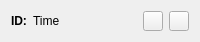
<?xml version="1.0" encoding="UTF-8"?>
<ui version="4.0">
 <class>ResultWidget</class>
 <widget class="QWidget" name="ResultWidget">
  <property name="geometry">
   <rect>
    <x>0</x>
    <y>0</y>
    <width>200</width>
    <height>38</height>
   </rect>
  </property>
  <property name="sizePolicy">
   <sizepolicy hsizetype="Preferred" vsizetype="Maximum">
    <horstretch>0</horstretch>
    <verstretch>0</verstretch>
   </sizepolicy>
  </property>
  <property name="windowTitle">
   <string>Form</string>
  </property>
  <layout class="QHBoxLayout" name="horizontalLayout_2">
   <item>
    <widget class="QLabel" name="ID">
     <property name="sizePolicy">
      <sizepolicy hsizetype="Maximum" vsizetype="Preferred">
       <horstretch>0</horstretch>
       <verstretch>0</verstretch>
      </sizepolicy>
     </property>
     <property name="font">
      <font>
       <weight>75</weight>
       <bold>true</bold>
      </font>
     </property>
     <property name="text">
      <string>ID:</string>
     </property>
    </widget>
   </item>
   <item>
    <widget class="QLabel" name="Time">
     <property name="text">
      <string>Time</string>
     </property>
    </widget>
   </item>
   <item>
    <widget class="QPushButton" name="ReplayButton">
     <property name="maximumSize">
      <size>
       <width>20</width>
       <height>20</height>
      </size>
     </property>
     <property name="toolTip">
      <string>Replay</string>
     </property>
     <property name="text">
      <string/>
     </property>
     <property name="icon">
      <iconset resource="icons.qrc">
       <normaloff>:/icons/replay.png</normaloff>:/icons/replay.png</iconset>
     </property>
    </widget>
   </item>
   <item>
    <widget class="QPushButton" name="DeleteButton">
     <property name="enabled">
      <bool>true</bool>
     </property>
     <property name="maximumSize">
      <size>
       <width>20</width>
       <height>20</height>
      </size>
     </property>
     <property name="toolTip">
      <string>Delete</string>
     </property>
     <property name="text">
      <string/>
     </property>
     <property name="icon">
      <iconset resource="icons.qrc">
       <normaloff>:/icons/delete.svg</normaloff>:/icons/delete.svg</iconset>
     </property>
    </widget>
   </item>
  </layout>
 </widget>
 <resources>
  <include location="icons.qrc"/>
 </resources>
 <connections/>
</ui>
